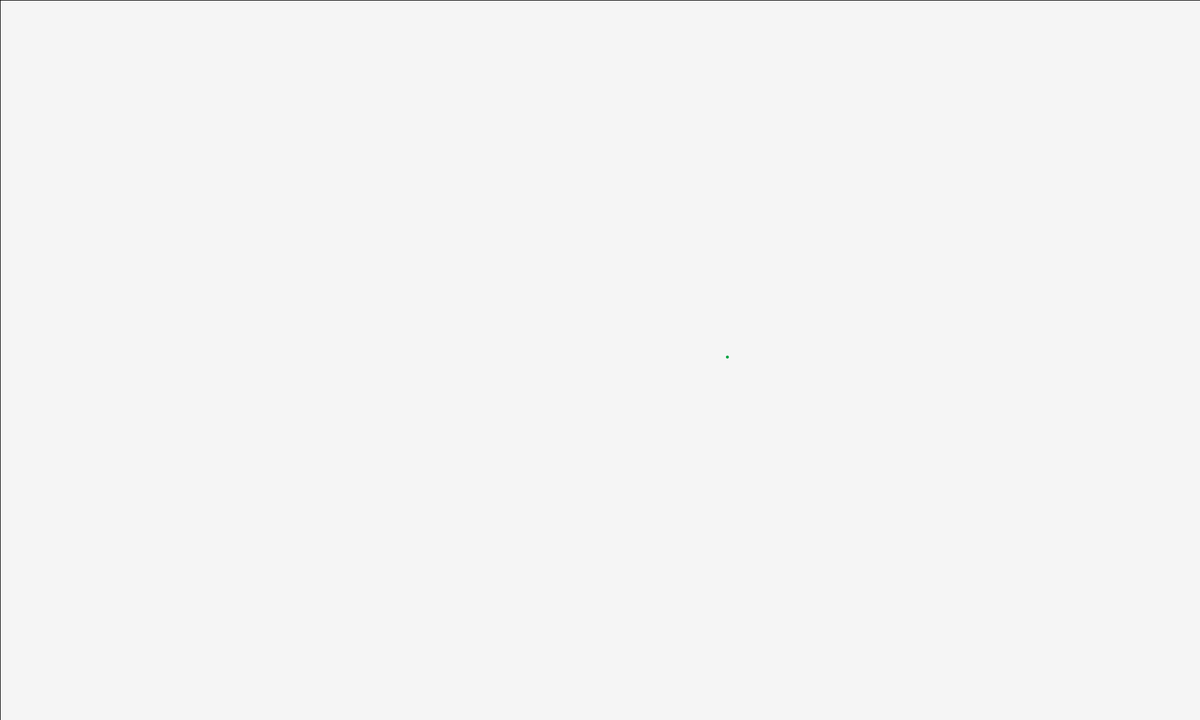
Frame 1 (no input)
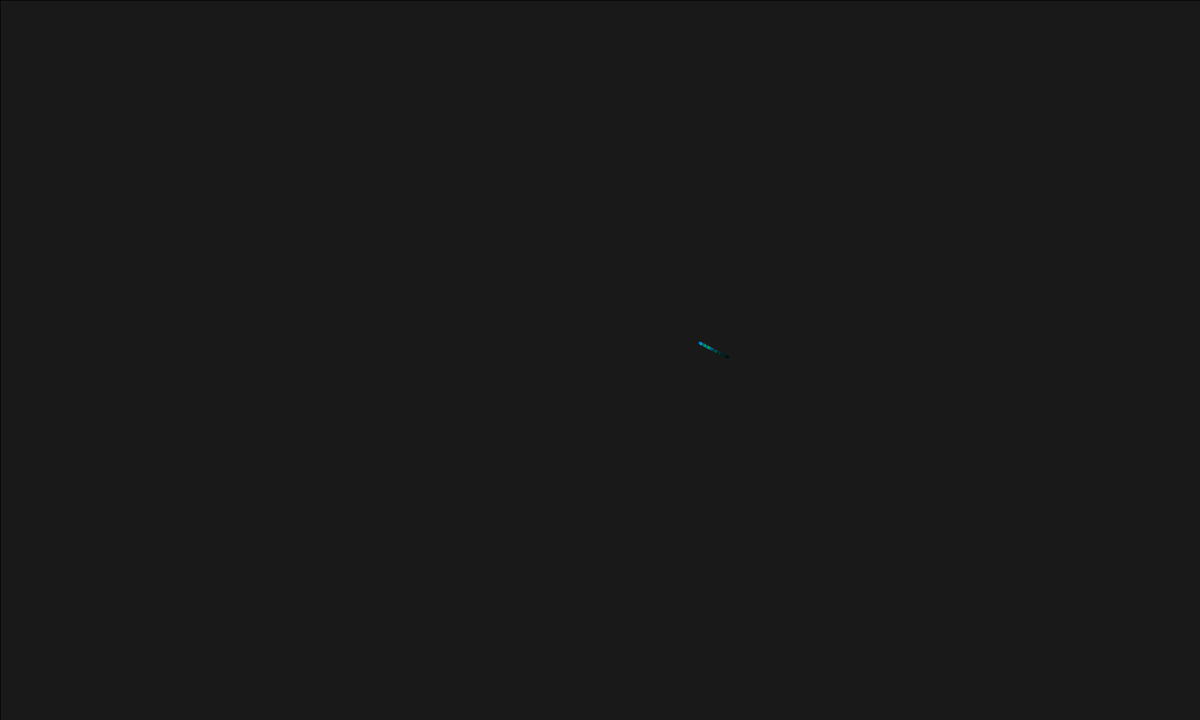
Frame 60 (the mouse pressed at the canvas centre just before this capture)
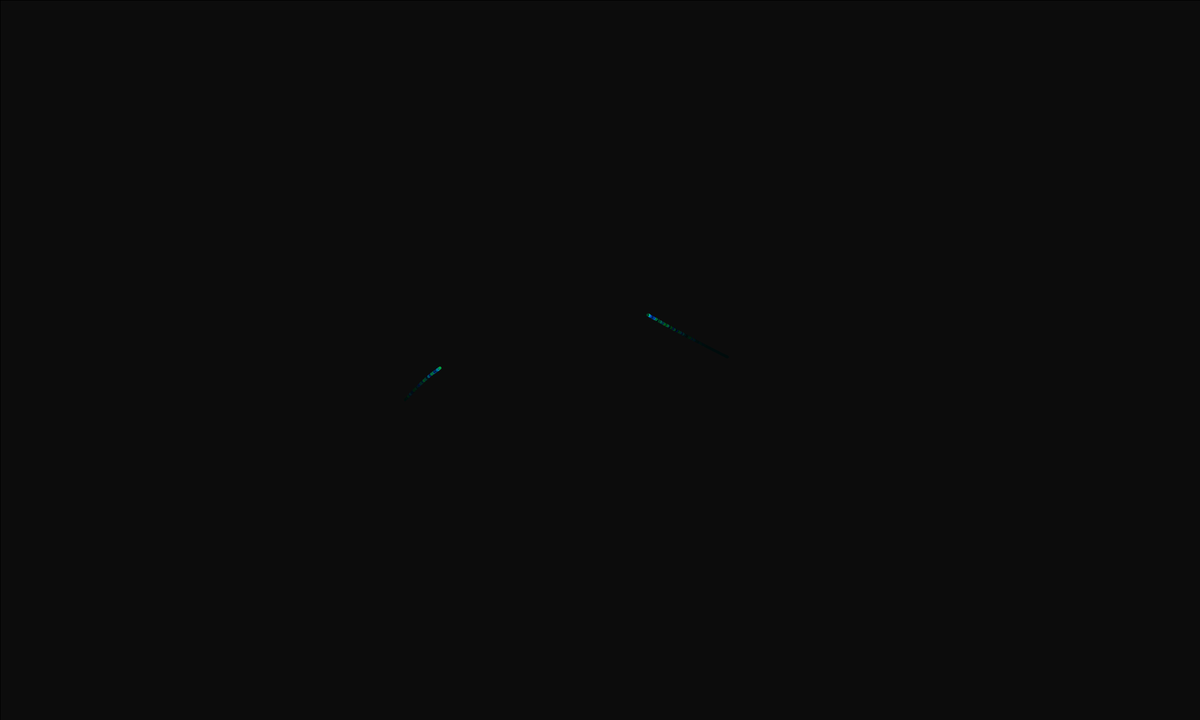
Frame 120 (the mouse held since frame 60 and released just before this capture)

The Processing sketch that drew these frames (run headless with seeded random() and noise(); from frame 60 on, the mouse is pressed at the canvas centre):

// Processing sketch: MagicWorms
// ── MagicWorms.pde
float x =0;
float y = 0;
float r = random(0);
float g = random(255);
float b = random(255);
int i = 0;
int X = 0;
int a = 1;

void setup() {
  size(2000, 1200);
  background(255, 255, 255);
}
void draw() {

  makeMagical();
     x = random(1000);
  y = random(1000);
 
 for(int i = 0; i<= X; i++){
 fill(r, g, b);
    ellipse(getWormX(i), getWormY(i), 5, 5);
    r = random(0);
    g = random(255);
    b = random(255);
    
 }

 
  
}
float frequency = 0.001;
float noiseInterval = PI; 

void makeMagical() {
  fill( 0, 0, 0, 10 );rect(0, 0, width, height);noStroke();
}

float getWormX(int i) {
  return map(noise(i*noiseInterval + frameCount * frequency), 0, 1, 0, width);
}

float getWormY(int i) {
  return map(noise(i*noiseInterval+1 + frameCount * frequency), 0, 1, 0, height);
}
void mousePressed(){
 X++;
   

}
